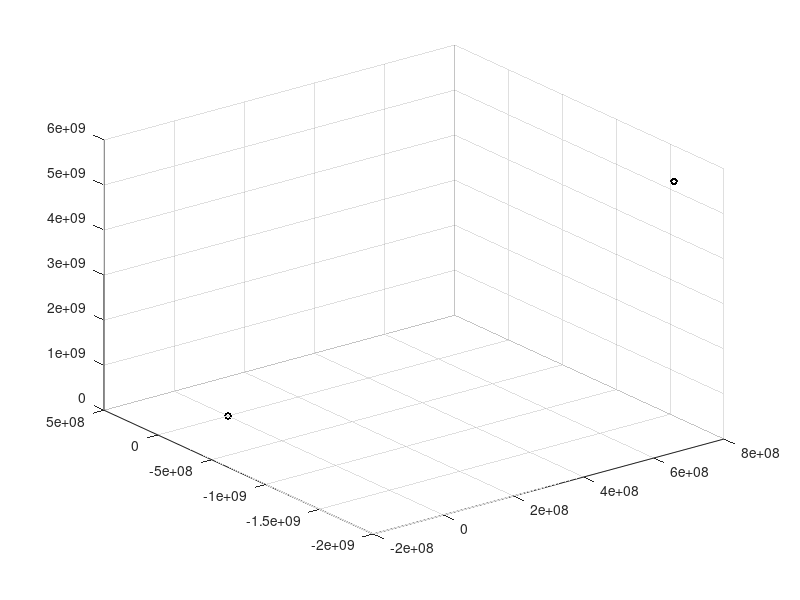

MATLAB code for this plot: (Note: this script raises an error after producing the figure.)
%% Inverse Dynamic Control of Cantilever Rod using Cosserat-Rod model (Actuation Forces + Gravity Force + External Forces)
%Azadeh version created 03/22/22
%Bending for grasping-Silicone
%Bias only variables (ud,vd) corresponding to 1 psi
%visialization: Silicone based soft robotic arm
%Trying 2 segments bending simulation

%original Cosserat Code from Paper John Till, Caleb Rucker 2018
% Real-Time Dynamics of Soft and Continuum Robots based on Cosserat-Rod Models

function output= CantileverRod_control_uniform_sim
%% Parameters - Section 2.1
global elapsedTime dL kapa L f_total l_total fseg lseg rhoAg ds C q t sim_result exp_result ud vd N kapa_out L_out Pressure_from_actuator pressure_of_tubes fenv lenv
% N L STEPS 
%% Video recording ()
% myVideo = VideoWriter('grasp'); %open video file
% myVideo.FrameRate = 1;  %can adjust this, 5 - 10 works well for me
% open(myVideo)
%% Time descretization
del_t = 1; % Time step= 0.01 is good ds=5ms
% del_t = 0.0250;
STEPS = 100;
T_period = 100;
t= zeros(STEPS,1);
%% Space discretezition
scale = 1;
physical_segment = 2;
decretized_sections = 1;
N = physical_segment*decretized_sections;      %40 ; Number of discretization for rod = 4 * number of nodes per segment
L0 = physical_segment*0.185*scale; % Length of rod %L>>r cross-section diameter or sqrt(A)
% L = L0;   moved to desired motion (controlling the extension) section 
ds = L0/N;    % Discretization of curve parameter and step size in RK4
dL = zeros(1,N+1);
%% Main input and outputs
sim_result = zeros(STEPS,25,N+1);
exp_result = zeros(STEPS,25,N+1);
% result = zeros(STEPS,25,N+1);
% state_out = zeros(STEPS,6,N+1);
kapa_out = zeros(STEPS,N+1);
L_out = zeros(STEPS,N+1);
% seg_num = zeros(physical_segment,1);
circle = zeros(301,3);  %visualization cylindrical view
p_c = zeros(301,3,N+1);  %the points of the arm on the cylindar serface
%% vectors directions in 3D
e1 = [ 1 ; 0 ; 0 ];
e2 = [ 0 ; 1 ; 0 ];
e3 = [ 0 ; 0 ; 1 ];
%% desired motions-initial
ud = zeros(STEPS,3,N+1);
vd = zeros(STEPS,3,N+1);

u_d = zeros(3,N+1);
ut_d = zeros(3,N+1);
utt_d = zeros(3,N+1); 

v_d = zeros(3,N+1); 
vt_d = zeros(3,N+1); 
vtt_d = zeros(3,N+1); 

kapa = zeros(1,N+1);
L = L0*ones(1,N+1);
% R = eye(3);
fseg = zeros(STEPS,3,N+1);
lseg = zeros(STEPS,3,N+1);
f_total = zeros(STEPS,3,N+1);
l_total = zeros(STEPS,3,N+1);
MPa_to_Psi = 0.000145038;
Pressure_from_actuator = zeros(STEPS,N*2);
pressure_of_tubes = [1,1,1,1;zeros(STEPS-1,N*2)];
%% External forces and torques to tip (free-end)- global frame
F_tip = zeros(STEPS,3); %0.001*9.81*[0 ; 0 ; 0 ]; % Force on tip based on gram
M_tip = zeros(STEPS,3); %[ 0 ; 0 ; 0 ]; % Momentum on tip
g = 1*[0 ; 0 ; -9.81] ; % Gravitational force
%% Boundary & Initial Conditions - Section 2.4   global frame
p0 = [ 0 ; 0 ; 0 ]; % Global position in cartesian coordinates
h0 = [ 1 ; 0 ; 0 ; 0 ]; % Quaternions for material orientation
q0 = [ 0 ; 0 ; 0 ]; % Velocity (linear) in the local frame (w.r.t time)
w0 = [ 0 ; 0 ; 0 ]; % Angular velocity in the local frame (w.r.t time)
n0 = [ 0 ; 0 ; 0 ]; % initial global internal force
m0 = [ 0 ; 0 ; 0 ]; % initial global internal moment
%% Dependent Parameter Calculations
rho = 800;   %507kg/m3 % 2330; % 1.3468e3;    % Hydrogel density=1.1 - Beam density=M(3e-3)/V(2.2275e-6)=1.3468e3
C=zeros(3,3);
r0 = 0.075*sqrt(2)/2;  % uniform arm radius (surface to the backbone)
r_segment_1_positive = 0.03*cos(pi/4)*2*-e2;   %sum of r1+r2 since P1A1=P2A2 seg1 [m]
r_segment_1_negative = 0.03*cos(pi/4)*2*e2;    %sum of r3+r4 since P3A3=P4A4 seg1 [m]
r_segment_2_positive = 0.03*cos(pi/4)*2*-e1;    %sum of r1+r2 since P1A1=P2A2 seg2 [m]
r_segment_2_negative = 0.03*cos(pi/4)*2*e1;    %sum of r3+r4 since P3A3=P4A4 seg2 [m]
%% Cross-section area
A0 = pi*r0^2;  %circular  %rectangular: beam_height*beam_width; % Cross-sectional area
radius_chamber= 0.01; %the pressure chamber radius [m]
A_chamber = pi*(radius_chamber)^2; %[m2]
%% Young modulus of Hydrogel beam, was E=(L=0.045/A=11*4.5e-6)*(2.2061)=2.005e3
Em = 0.27*10^6; %188*10^9;   %0.3*1000*scale^2*(0.0542*scale)/A0;  %E=6000 when L is not considered for rigidity
Gm = Em/(2*(1 + 0.4));   %Shear modulus (I added m to the name to avoid being mixed with G=[n;m])

Ixx = (pi/4)*r0^4;  %circular   %rectangular: (beam_height*beam_width^3)/12;
Iyy = (pi/4)*r0^4;  %circular   %rectangular: (beam_width*beam_height^3)/12;
Izz=Ixx+Iyy;
J = diag([Ixx  Iyy  Izz]); % Second mass moment of inertia tensor

Kse = diag([Gm*A0, Gm*A0, Em*A0]); % Stiffness matrix for shear(d1,d2) rigidity and extension(d3) or axial rigidity
Kbt = diag([Em*J(1,1), Em*J(2,2), Gm*J(3,3)]); % Stiffness matrix for bending(d1,d2)rigidity and twisting(d3) rigidity

% Bse = zeros(3); % viscous damping matrix for shear & extension
% Bbt = zeros(3); % viscous damping matrix for bending & torsion
tau=0; %2*1.5; %
Bse = Kse* diag([tau, tau, tau]);
Bbt = Kbt* diag([tau, tau, tau]);
%% BDF (backward diffrentiation formula) Coefficients 
%%(an implicit method of time derivative approximation)
%%Discretization in time for PDE (Section 2.2 Eq.(5)-b)
alpha=0;    %BDF2
% alpha=-0.5; %Trapezoidal
% alpha=-0.2; %found to be accurate and stable in Till 2019 paper
%d1 = alpha/(1+alpha); %alpha >> d1
c0 = (1.5+alpha)/(del_t*(1+alpha)); %c0 = 1.5/del_t; 
c1 = -2/del_t;
c2 = (0.5+alpha)/(del_t*(1+alpha)); %c2 = 0.5/del_t; 
%% Expressions extracted from simulation loop
vstar = [ 0 ; 0 ; 1]; % [ 0 ; 0 ; 1.0021];    % initial position velocity w.r.t arc length (local frame)
ustar = [ 0 ; 0 ; 0]; % [ 0 ; 0.2285 ; 0 ];   % initial curvature for a straight rod (rotation derivative w.r.t arc length) (local frame)
Kse_plus_c0_Bse_inv = (Kse+c0*Bse)^-1; % Eq.(7)-b
Kbt_plus_c0_Bbt_inv = (Kbt+c0*Bbt)^-1; % Eq.(7)-b
Kse_vstar = Kse*vstar; % Eq.(7)-b
Kbt_ustar = Kbt*ustar; % Eq.(7)-b
rhoA = rho*A0; % Eq.(7)-a
rhoJ = rho*J; % % Eq.(1)
rhoAg = rho*A0*g; % Eq.(7)-a
%% Initialize to straight configuration
% y and z are general variables as in Eq.(12) >> Generalized PDE
% y : = [ p ; h ; n ; m ; q ; w ] and z : = [ v ; u ]
y = [zeros(2,N+1); linspace(0,L0,N+1); zeros(16,N+1)] ;
z = [zeros(2,N+1); ones(1,N+1); zeros(3,N+1)];
% y = [0,0,0,1.0000,0,0,0,0.0024,-0.0000,33.9007,0.0000,1.2125,0.0000,0,0,0,0,0,0;
%     0.0044,0.0002,0.1855,-0.9997,-0.0012,-0.0229,-0.0000,-0.0000,0.0000,-0.0000,-0.0000,-0.0000,0.0000,0.0175,-0.0000,0.0041,0.0000,0.1836,0.0000]';
% z = [0,0,1,0,0,0;
%      0,0,1.0021,0,0.2285,0]';
y_prev = y;
z_prev = z;
%% Main Simulation Loop - Section 2.4
G = zeros(6,1) ; % Shooting method initial guess
% G = [0.0015;-0.0;50.6324;0.0;1.8613;0];
% recv = tcpserver("10.203.49.203",6666)
% sen = tcpclient("10.203.48.122",7777)
% datasize = 21;
% 
% x_bias_base = 0.1195;
% y_bias_base = -0.2160;
% z_bias_base = -0.0148;
% R_base_initial = [ 0.999994894425506	0.00282945208288510	0.00148503327615934
%           -0.00283053837013910	0.999995727640934	0.000729898906744846
%           -0.00148296171758197	-0.000734098623860707	0.999998630960940];
% 
% x_bias_segment_1 = 6.9800e-04-0.1195;
% y_bias_segment_1 = 1.100e-05+0.2160;
% z_bias_segment_1 = 0.1742+0.0148;
% R_seg1_initial  = [ 0.999988247023763	0.00482293658756138	-0.000495072736738072
%           -0.00484189743762402	0.998689345076428	-0.0509524097567496
%            0.000248683625977892	0.0509542080057039	0.998700959668592];
% 
% x_bias_segment_2 = 0.0024;
% y_bias_segment_2 = 0.0072;
% z_bias_segment_2 = 0.3726;
% R_seg2_initial  = [ 0.999977539521966	0.00649614655896355	-0.00164940337093299
%           -0.00649176281125072	0.999975418638040	0.00264936507100044
%            0.00166657349014112	-0.00263859802953029	0.999995130154763];
%%
for i = 1:STEPS
    i
    tic;
    t(i)= (i-1) * del_t; 
    pd_data = pressure_of_tubes(i,:);
    for k=1:4
        if pd_data(k)>=30
            pd_data(k)=30;
        elseif pd_data(k)<=0
            pd_data(k)=0;
        end
    end
%     write(sen,pd_data)
% %     if i==1
% %         pd_data = 1;
% %         write(sen,pd_data)
% %         java.lang.Thread.sleep(1000)
% %     else
% %         pd_data = pressure_of_tubes(i);
% %         write(sen,pd_data)
% %     end
% % I can either add a bias in pressure_of_tubes(i-1) or write only if pd_data>=bias
% %         write(sen,pd_data)
% %         java.lang.Thread.sleep(500)
    %% main original code solving the coesserat rod forward dynamics
%         mocap_data = read(recv,datasize,"double");
%      if size(mocap_data)>0
%        position_global_base = mocap_data(1:3)-[x_bias_base,y_bias_base,z_bias_base];
%        position_global_segment_1 = mocap_data(8:10)-[x_bias_segment_1,y_bias_segment_1,0]-position_global_base;
%        position_global_segment_2 = mocap_data(15:17)-[x_bias_segment_2,y_bias_segment_2,0]-position_global_base;
% 
%        %Calculating the Rzyx from quaternion directly
% %        h_0 = mocap_data(4:7)';
% %        h1 = h_0(1); h2 = h_0(2); h3 = h_0(3); h4 = h_0(4);
% %        R_base = eye(3)+ 2/( h_0'*h_0 )* ...
% %             [-h3^2- h4^2 , h2*h3 - h4*h1 , h2*h4+h3*h1;
% %             h2*h3+h4*h1 , -h2^2 - h4^2 , h3*h4 - h2*h1;
% %             h2*h4 - h3*h1 , h3*h4 + h2*h1 , -h2^2 - h3^2];
%        %rotation of segment 1 from it's quaternion
%        h_1 = mocap_data(11:14)';
%        h1 = h_1(1); h2 = h_1(2); h3 = h_1(3); h4 = h_1(4);
%        R_seg1 = eye(3)+ 2/( h_1'*h_1 )* ...
%             [-h3^2- h4^2 , h2*h3 - h4*h1 , h2*h4+h3*h1;
%             h2*h3+h4*h1 , -h2^2 - h4^2 , h3*h4 - h2*h1;
%             h2*h4 - h3*h1 , h3*h4 + h2*h1 , -h2^2 - h3^2];
%        %rotation of segment 2 from it's quaternion
%        h_2 = mocap_data(18:21)';
%        h1 = h_2(1); h2 = h_2(2); h3 = h_2(3); h4 = h_2(4);
%        R_seg2 = eye(3)+ 2/( h_2'*h_2 )* ...
%             [-h3^2- h4^2 , h2*h3 - h4*h1 , h2*h4+h3*h1;
%             h2*h3+h4*h1 , -h2^2 - h4^2 , h3*h4 - h2*h1;
%             h2*h4 - h3*h1 , h3*h4 + h2*h1 , -h2^2 - h3^2];
% 
%        %global to local transform
%        position_local_segment_1 = (R_seg1_initial'*R_seg1)'*position_global_segment_1';
%        position_local_segment_2 = (R_seg2_initial'*R_seg2)'*position_global_segment_2';
% 
%         %curvature_about_y_axis 
%         if abs(position_local_segment_1(1))<=0.00000001
%             kapa(2)=0;
%             dL(2)=0;
%             L(2) = position_local_segment_1(3);
%         else       
%             kapa(2) = -(1)*2*position_local_segment_1(1)/(position_local_segment_1(1)^2+position_local_segment_1(3)^2);              
%             L(2) = (2/kapa(2))*atan2(-position_local_segment_1(1),position_local_segment_1(3));
%             dL(2) = L(2)-L0/N;
%         end
%          %curvature_about_x_axis 
%         if abs(position_local_segment_2(2))<=0.00000001
%             kapa(3)=0;
%             dL(3)=0;
%             L(3) = position_local_segment_2(3);
%         else       
%             %curvature_about_y_axis 
%             kapa(3) = -(1)*2*position_local_segment_2(2)/(position_local_segment_2(2)^2+position_local_segment_2(3)^2);              
%             L(3) = (2/kapa(3))*atan2(-position_local_segment_2(2),position_local_segment_2(3));
%             dL(3) = L(3)-L0/N;
%         end
% %         y(1:3,1) = position_global_base';
%         y(1:3,2) = position_global_segment_1';
%         y(1:3,3) = position_global_segment_2';
% %         y(4:7,1) = h_0;
%         y(4:7,2) = h_1;
%         y(4:7,3) = h_2;
% 
%         z(3,2) = 1+dL(2)/L(2);
%         z(3,3) = 1+dL(3)/L(3);
%         
%         z(5,2) = kapa(2);   %uy changes for segment 1
%         z(4,3) = kapa(3);   %ux changes for segment 2
%        
%         exp_result(i,:,:) = [y;z];    %saving results
%         kapa_out(i,:) = kapa;
%         L_out(i,:) = L;
% 
%         t_c = 0:pi/150:2*pi;
%         for counter = 1:length(t_c)
%             x_c = r0*cos(t_c(counter));
%             y_c = r0*sin(t_c(counter));
%             z_c = 0;
%             circle(counter,:) = [x_c;y_c;z_c]; 
%             p_c(counter,:,1) = [r0*cos(t_c(counter));r0*sin(t_c(counter));0];   %first segment's first point
%             p_c(counter,:,2) = (y(1:3,2)+R_seg1*circle(counter,:)');
%             p_c(counter,:,3) = (y(1:3,3)+R_seg2*circle(counter,:)');
%         end
% 
%         plotRobot();
        % Set history terms - Eq.(5)-b
        % y_prev ~ _()^(i-2)y(t)
        yh = c1*y + c2*y_prev;
        zh = c1*z + c2*z_prev;
        %store from previous step for the next step
        y_prev = y;
        z_prev = z;
        
        % Midpoints are linearly interpolated for RK4
        yh_int = 0.5*(yh(:, 1:end-1) + yh(:, 2:end));
        zh_int = 0.5*(zh(:, 1:end-1) + zh(:, 2:end));
        %Standard Simple Shooting Method (SSM) using fsolve 
        %New G is going to be used in the next timing step by sim
        G = fsolve(@getResidual,G); 
        sim_result(i,:,:) = [y;z]; 
        plotRobot();
        %New pressure will be used in the next timing step by exp
        %I can either add a bias here or write only if pd_data>=bias
        pressure_of_tubes(i+1,4) = 1+MPa_to_Psi*Pressure_from_actuator(i,1)*8; %positive y
        pressure_of_tubes(i+1,3) = 1+MPa_to_Psi*Pressure_from_actuator(i,2)*8; %negative y
        pressure_of_tubes(i+1,2) = 1+MPa_to_Psi*Pressure_from_actuator(i,3)*8; %negative x
        pressure_of_tubes(i+1,1) = 1+MPa_to_Psi*Pressure_from_actuator(i,4)*8; %positive x

        elapsedTime(i,1)=toc;
%      end
end
%% getResidual Function
    function E = getResidual(G)   %takes initial guess and calculate E, give it to next step as a new guess
        %Reaction force and moment are guessed values
        n0 = G(1:3); m0 = G(4:6);
%         initial_guess(i,:) = G;
        %Cantilever boundary condition-initial point
        y(:,1) = [p0; h0; n0; m0; q0; w0] ; 
        %Fourth-Order Runge-Kutta Integration 
        %(implicit integrating scheme) semi-discretized model: space not time
        for j = 1:N
            yj = y(:,j) ; %yhj_int = yh_int(:,j); %ythj_int = yth_int(:,j);
            [k1, z(:,j+1), ~] = ODE(yj, yh(:,j), zh(:,j),j);
            [k2, ~, ~] = ODE(yj + k1*ds/2, yh_int(:,j), zh_int(:, j), j);
            [k3, ~, ~] = ODE(yj + k2*ds/2, yh_int(:,j), zh_int(:, j), j);
            [k4, ~, R] = ODE(yj + k3*ds , yh(:,j+1), zh(:,j+1), j);
            %where y is calculated using RK4 spatial integration
            y(:, j+1) = yj + ds*(k1 + 2*(k2+k3) + k4)/6 ;
            %y(:, j+1) = yj + ds*k1; % Euler's Method (explicit time integrating method)
            
            t_c = 0:pi/150:2*pi;
            for counter = 1:length(t_c)
                x_c = r0*cos(t_c(counter));
                y_c = r0*sin(t_c(counter));
                z_c = 0;
                circle(counter,:) = [x_c;y_c;z_c]; 
                p_c(counter,:,1) = [r0*cos(t_c(counter));r0*sin(t_c(counter));0];
                p_c(counter,:,j+1) = y(1:3,j+1)+R*circle(counter,:)';
            end

        end

        nL = y(8:10, N+1); mL = y(11:13 ,N+1);
        F_tip(i,:) = [0;0;0]'+ fseg(i,:,end);   % rhoAg'- (R*C*q.*abs(q))'
        M_tip(i,:) = [0;0;0]'+ lseg(i,:,end);  
        E = [F_tip(i,:)'-nL; M_tip(i,:)'-mL]; 
%         free_end(i,:) = E;
    end

%% ODE Function Eq.(12)-b - solving PDE/ODE 
    function [ys, z, R] = ODE(y, yh, zh, node)
        %% discritization and segment relationship based on 4 real segments
        if mod(node,N/physical_segment)==0
            segment = node/(N/physical_segment);
%             seg_num(segment,1) = node;
        else
            segment = 1+(node-mod(node,N/physical_segment))/(N/physical_segment);
        end
        %% defining initial input data to the segment for inverse loop coming from previous forward loop
        %at time step i for seg j
        p = y(1:3);
        h = y(4:7); 
        n = y(8:10); 
        m = y(11:13);
        q = y(14:16); 
        w = y(17:19);
        vh = zh(1:3); 
        uh = zh(4:6);
        %Quaternion to Rotation - Eq.(10)- Kinematics - Task space variables
        h1 = h(1); h2 = h(2); h3 = h(3); h4 = h(4);
        R = eye(3)+ 2/( h'*h )* ...
            [-h3^2- h4^2 , h2*h3 - h4*h1 , h2*h4+h3*h1;
            h2*h3+h4*h1 , -h2^2 - h4^2 , h3*h4 - h2*h1;
            h2*h4 - h3*h1 , h3*h4 + h2*h1 , -h2^2 - h3^2];
        %% this is actually the main forward dynamic calculation (force/moment to motion)
        %Solved - Eq.(6)- Constitutive Law - Configuration space variables-local frame
        v = Kse_plus_c0_Bse_inv*(R'*n + Kse_vstar - Bse*vh);
        u = Kbt_plus_c0_Bbt_inv*(R'*m + Kbt_ustar - Bbt*uh);
%         u(2) = kapa(node+1);
%         v(3) = 1+dL(node+1)/L0;
        %% the rest...
        z = [v; u];
        %Time Derivatives - Eq.(5)-- BDF-alpha- an implicit method
        %using backward diffrentiation method 
        yt = c0*y + yh; % derivative wrt time
        zt = c0*z + zh; % derivative wrt time
        vt = zt(1:3); % derivative wrt time
        ut = zt(4:6); % derivative wrt time
        qt = yt(14:16); % derivative wrt time
        wt = yt(17:19); % derivative wrt time
        %% The final input to the robotic arm 
        %%these data are the arc length spatial derivatives in order to be used in RK4 integrator
        %Rod State Derivatives - Eq.(7) - Dynamics
        %diff. kinematics calculations for final Cosserat PDE equations
        ps = R*v;
        Rs = R*[0, -u(3), u(2);
                u(3), 0, -u(1);
                -u(2), u(1), 0];  %cross(R,u) or R*uhat;
            
        %% Weight and Square-Law-Drag - Eq.(3)
%          fenv(i,:) = rhoAg ;%- R*C*q.*abs(q); %without water drag effect  
%          lenv(i,:) = cross(R*ds*e3,fenv(i,:));
        %% when external loads being applied (like from the object being detected by FSR)
%         fext = [0;0;0];   %external force to the segment (constant and global)
%         lext = cross(fext,[0;0;0]);   %external moment to the segment (constant and global)
       %% PD control-shear -part of solving inverse dynamics- global frame- where we close the loop
        grasp(segment);
        ud(i,:,node+1) = u_d;
        vd(i,:,node+1) = v_d;
%             if segment==1
%                 ds=L0_1;
%             elseif segment==2
%                 ds=L0_2;
%             end
            f_total(i,:,segment) = (25)*R*(Kse*(v_d-v) + Bse*(vt_d-vt)); 
            fenv(i,:) = rhoAg ;  

            l_total(i,:,segment) = 80*R*(Kbt*(u_d-u) + Bbt*(ut_d-ut)); 
            lenv(i,:) = cross(R*ds*e3,fenv(i,:));

%             fseg(i,:,segment) = [0;0;f_total(i,3,segment)] - fenv(i,:)'; 
%             lseg(i,:,segment) = [0;l_total(i,2,segment);0] - lenv(i,:)'; 

%             direction_of_segment_moment = R*e3;
%             Pressure_from_actuator(i,:) = direction_of_segment_moment'*fseg(i,:,segment)'/(4*A_chamber);
             
        if segment==2
             fseg(i,:,segment) = [0;0;f_total(i,3,segment)] - fenv(i,:)'; 
             lseg(i,:,segment) = [l_total(i,1,segment);0;0] - lenv(i,:)'; 
             if lseg(i,1,segment) >= 0
                 r2=r_segment_1_negative;
                 direction_of_segment_moment = 2*cross(p,R*e3)+cross(R*r2,R*e3);
                 Pressure_from_actuator(i,2) = direction_of_segment_moment'*lseg(i,:,segment)'/(A_chamber);
             else
                 r1=r_segment_1_positive;
                 direction_of_segment_moment = 2*cross(p,R*e3)+cross(R*r1,R*e3);
                 Pressure_from_actuator(i,1) = direction_of_segment_moment'*lseg(i,:,segment)'/(A_chamber);
             end

         elseif segment==1
             fseg(i,:,segment) = [0;0;f_total(i,3,segment)] - fenv(i,:)'; 
             lseg(i,:,segment) = [0;l_total(i,2,segment);0] - lenv(i,:)'; 
             if lseg(i,2,segment) >=0
                 r3=r_segment_2_positive;
                 direction_of_segment_moment = 2*cross(p,R*e3)+cross(R*r3,R*e3);
                 Pressure_from_actuator(i,3) = direction_of_segment_moment'*lseg(i,:,segment)'/(A_chamber);
             else
                 r4=r_segment_2_negative;
                 direction_of_segment_moment = 2*cross(p,R*e3)+cross(R*r4,R*e3);
                 Pressure_from_actuator(i,4) = direction_of_segment_moment'*lseg(i,:,segment)'/(A_chamber);
             end
         end
 
%         direction_of_segment_force = Rs*e3  %*PiAi=fp = fseg
%         direction_of_segment_moment = R*(cross(2*v+cross(u,r),e3)+cross(r,cross(u,e3)))  %*PiAi=lp =lseg
         %% this is actually the main inverse dynamic calculation (motion to force/moment)
%         % n=R*(Kse*(v-vstar)+Bse*vt) %global frame
%         % m=R*(Kbt*(u-ustar)+Bbt*ut) %global frame
%% calculating the input to the segment for the next loop considering all dynamics 
        ns = R*rhoA*(cross(w,q)+qt)  - fenv(i,:)' ;%- fseg(i,:,segment)' - fenv(i,:)'; 
        ms = R*(cross(w,rhoJ*w) + rhoJ*wt) - cross(ps,n) - 8*lseg(i,:,segment)';%-lenv(i,:)';        
        %compatibility
        qs = vt - cross(u , q) + cross(w, v) ;
        ws = ut - cross(u ,w) ;
        %Quaternion Derivative - Eq.(9)
        hs = [0, -u(1), -u(2), -u(3);
              u(1), 0, u(3), -u(2);
              u(2), -u(3), 0 , u(1);
              u(3), u(2), -u(1), 0]*h/2;
        ys = [ps; hs; ns; ms; qs; ws];   %the segments' tip data at this time step
    end
%% Grasp related input definition, switching conditions based on sensor feedback 
    function grasp(segment)

        
        frequency = 2*pi/T_period; 
        
        if segment==2
%                  if i<=50
%                      u_gain= 2; %6/physical_segment;
%                      u_bias= 0.25;
%                      u_xd =  u_bias+(u_gain-u_bias)*sin(frequency*t(i))^2; %exp(alpha*t(i)); %
%                      ut_xd = (u_gain-u_bias)*2*frequency*cos(frequency*t(i))*sin(frequency*t(i)); %alpha*exp(alpha*t(i));
%                      utt_xd = (u_gain-u_bias)*2*frequency^2*(cos(frequency*t(i))^2-sin(frequency*t(i))^2);%alpha*alpha*exp(alpha*t(i));
% 
%                  else
%                      u_gain= -2; %6/physical_segment;
%                      u_bias= 0.25;
%                      u_xd =  u_bias+(u_gain+u_bias)*sin(frequency*t(i-50))^2; %exp(alpha*t(i)); %
%                      ut_xd = (u_gain+u_bias)*2*frequency*cos(frequency*t(i-50))*sin(frequency*t(i-50)); %alpha*exp(alpha*t(i));
%                      utt_xd = (u_gain+u_bias)*2*frequency^2*(cos(frequency*t(i-50))^2-sin(frequency*t(i-50))^2);%alpha*alpha*exp(alpha*t(i));
% 
%                  end
%                  v_gain = 1;
             
%                  u_xd =  u_bias+(u_gain-u_bias)*sin(frequency*t(i))^2; %exp(alpha*t(i)); %
%                  ut_xd = (u_gain-u_bias)*2*frequency*cos(frequency*t(i))*sin(frequency*t(i)); %alpha*exp(alpha*t(i));
%                  utt_xd = (u_gain-u_bias)*2*frequency^2*(cos(frequency*t(i))^2-sin(frequency*t(i))^2);%alpha*alpha*exp(alpha*t(i));

                 u_xd = 0; 
                 ut_xd = 0;
                 utt_xd = 0; 

                 u_yd = 0; 
                 ut_yd = 0;
                 utt_yd = 0; 

                 u_zd = 0; 
                 ut_zd = 0; 
                 utt_zd = 0;


                 v_zd = 1;
                 vt_zd = 0;
                 vtt_zd = 0;
        
        elseif segment==1
                 if i<=50
                     u_gain= 1; %6/physical_segment;
                     u_bias= 0.025;
                     u_yd =  u_bias+(u_gain-u_bias)*sin(frequency*t(i))^2; %exp(alpha*t(i)); %
                     ut_yd = (u_gain-u_bias)*2*frequency*cos(frequency*t(i))*sin(frequency*t(i)); %alpha*exp(alpha*t(i));
                     utt_yd = (u_gain-u_bias)*2*frequency^2*(cos(frequency*t(i))^2-sin(frequency*t(i))^2);%alpha*alpha*exp(alpha*t(i));

                 else
                     u_gain= -1; %6/physical_segment;
                     u_bias= 0.025;
                     u_yd =  u_bias+(u_gain+u_bias)*sin(frequency*t(i-50))^2; %exp(alpha*t(i)); %
                     ut_yd = (u_gain+u_bias)*2*frequency*cos(frequency*t(i-50))*sin(frequency*t(i-50)); %alpha*exp(alpha*t(i));
                     utt_yd = (u_gain+u_bias)*2*frequency^2*(cos(frequency*t(i-50))^2-sin(frequency*t(i-50))^2);%alpha*alpha*exp(alpha*t(i));

                 end

                 u_xd = 0; 
                 ut_xd = 0;
                 utt_xd = 0; 

                 u_zd = 0; 
                 ut_zd = 0; 
                 utt_zd = 0;

%              
%                  u_yd =  u_bias+(u_gain-u_bias)*sin(frequency*t(i))^2; %exp(alpha*t(i)); %
%                  ut_yd = (u_gain-u_bias)*2*frequency*cos(frequency*t(i))*sin(frequency*t(i)); %alpha*exp(alpha*t(i));
%                  utt_yd = (u_gain-u_bias)*2*frequency^2*(cos(frequency*t(i))^2-sin(frequency*t(i))^2);%alpha*alpha*exp(alpha*t(i));


                 v_zd = 1;
                 vt_zd = 0;
                 vtt_zd = 0;
        end
    %% input command for bending (u_x,u_y) and torsion (u_z)-one at an experiment
        u_d = [u_xd;u_yd;u_zd];
        ut_d = [ut_xd;ut_yd;ut_zd];
        utt_d = [utt_xd;utt_yd;utt_zd];
        
        v_d = [0;0;v_zd];  %1.1*t(i)/STEPS
        vt_d = [0;0;vt_zd];
        vtt_d = [0;0;vtt_zd];
    end
%% Visualization of the robotic arm been drawn in real-time 
    function plotRobot()
        
%         p_c(:,:,1) = circle(:,:);   %first segment's first point
%         p_c(:,:,N+1) = p_c(:,:,N);    %last segment's last point
        for j=1:N+1
            p_c1(j,:) = p_c(:,1,j)';
            p_c2(j,:) = p_c(:,2,j)';
            p_c3(j,:) = p_c(:,3,j)';
%         end
%         for j=1:N+1
        
            if j<= N/physical_segment
                
                 plot3(100*p_c1(j,:), 100*p_c2(j,:), 100*p_c3(j,:),'Color',[1 0 0],'LineWidth',3);
    
            elseif j<= 2*N/physical_segment
                
                 plot3(100*p_c1(j,:), 100*p_c2(j,:), 100*p_c3(j,:),'Color',[0 0 1],'LineWidth',3);
                 
            elseif j<= 3*N/physical_segment
    
                 plot3(100*p_c1(j,:), 100*p_c2(j,:), 100*p_c3(j,:),'Color',[1 0 0],'LineWidth',3);
                 
            else
    
                 plot3(100*p_c1(j,:), 100*p_c2(j,:), 100*p_c3(j,:),'Color',[0 0 1],'LineWidth',3);
                 
            end          
            hold on;
            if mod(j-1,N/physical_segment)==0
                    plot3(100*p_c1(j,:), 100*p_c2(j,:), 100*p_c3(j,:),'Marker','o','Markersize',4,'MarkerEdgeColor','k'); %'Color',[1 0 0],'LineWidth',1,
            end
        end
    
    %             hold on;
    %             hold off;
                grid on;          
                ax = gca;
                ax.XDir = 'reverse';
                ax.YDir = 'reverse';
                ax.ZDir = 'normal';
                axis([-50 50 -50 50 0  50]) ;
                xlabel('X(cm)');ylabel('Y(cm)');zlabel('Z(cm)');
    %           daspect ([ 2 1 1 ]); 
                view(15,10);
    %             view(15,10);
    %             view(-150,20);
                drawnow;
    %             if i==1
    %                 savefig('shearg1.fig')
    %             elseif i==3
    %                 savefig('shearg2.fig')
    %             elseif i==8
    %                 savefig('shearg3.fig')
    %             elseif i==10
    %                 savefig('shearg4.fig')
    %             end
                hold off;
        %get frame
%         frame = getframe(gcf);
%         writeVideo(myVideo, frame);
    end
%   close(myVideo)
output= sim_result; %[sim_result;exp_result];
i
end